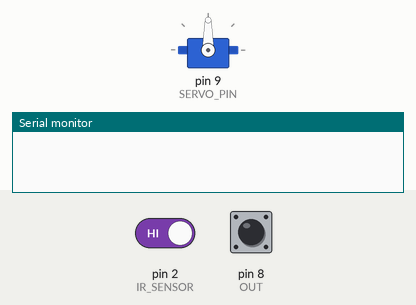
Simulated run of this sketch. Board: Arduino Uno, built with avr-gcc and run on an emulated ATmega328P. Shown: servo, the last lines printed to the serial monitor. The test bench sets the inputs (shaded band); at power-on: pin 2 (IR_SENSOR) HIGH, pin 8 (OUT) LOW.

Above: at 1.2 s.
1.3 s: pin 2 (IR_SENSOR) driven LOW
2.9 s: pin 8 (OUT) pulsed HIGH 2 times (0.12 s each, 0.3 s apart)
5.7 s: pin 8 (OUT) pulsed HIGH 2 times (0.12 s each, 0.3 s apart)
At 8.9 s:
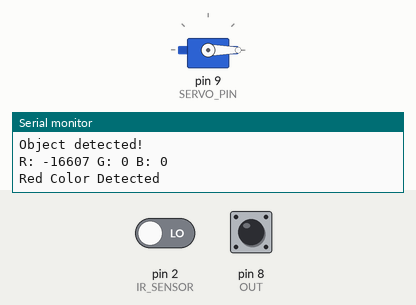
Timing chart, 0 to 13.7 s (numbered marks = the images above; inputs shaded):
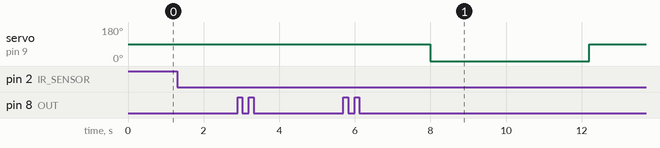

Measured:
- after the input at 5.7 s, servo on pin 9 (SERVO_PIN): 90° → 0° after 2.3 s, → 90° 4.2 s later

The sketch:

colour_based_sorting.ino
```cpp
#include <Servo.h>

// Color sensor pins
#define S0 4
#define S1 5
#define S2 6
#define S3 7
#define OUT 8

// IR sensor pin
#define IR_SENSOR 2

// Servo pin
#define SERVO_PIN 9

Servo myServo;

int redFrequency = 0;
int greenFrequency = 0;
int blueFrequency = 0;

void setup() {
  // Color sensor pin setup
  pinMode(S0, OUTPUT);
  pinMode(S1, OUTPUT);
  pinMode(S2, OUTPUT);
  pinMode(S3, OUTPUT);
  pinMode(OUT, INPUT);

  // IR sensor pin
  pinMode(IR_SENSOR, INPUT);

  // Set frequency scaling to 20%
  digitalWrite(S0, HIGH);
  digitalWrite(S1, LOW);

  // Start serial communication
  Serial.begin(9600);

  // Attach servo
  myServo.attach(SERVO_PIN);
  myServo.write(90);  // Initial position
}

void loop() {
  if (digitalRead(IR_SENSOR) == LOW) {  // Object detected
    Serial.println("Object detected!");

    // Read red component
    digitalWrite(S2, LOW);
    digitalWrite(S3, LOW);
    redFrequency = pulseIn(OUT, LOW);

    // Read green component
    digitalWrite(S2, HIGH);
    digitalWrite(S3, HIGH);
    greenFrequency = pulseIn(OUT, LOW);

    // Read blue component
    digitalWrite(S2, LOW);
    digitalWrite(S3, HIGH);
    blueFrequency = pulseIn(OUT, LOW);

    Serial.print("R: ");
    Serial.print(redFrequency);
    Serial.print(" G: ");
    Serial.print(greenFrequency);
    Serial.print(" B: ");
    Serial.println(blueFrequency);

    // Simple color detection logic
    if (redFrequency < greenFrequency && redFrequency < blueFrequency) {
      Serial.println("Red Color Detected");
      myServo.write(0);  // Move to position 0°
    } else if (greenFrequency < redFrequency && greenFrequency < blueFrequency) {
      Serial.println("Green Color Detected");
      myServo.write(90);  // Move to position 90°
    } else if (blueFrequency < redFrequency && blueFrequency < greenFrequency) {
      Serial.println("Blue Color Detected");
      myServo.write(180);  // Move to position 180°
    } else {
      Serial.println("Unknown Color");
      myServo.write(90);  // Default position
    }

    delay(1000);  // Wait before next reading
  } else {
    myServo.write(90);  // Neutral position if no object
  }

  delay(200);
}
```
